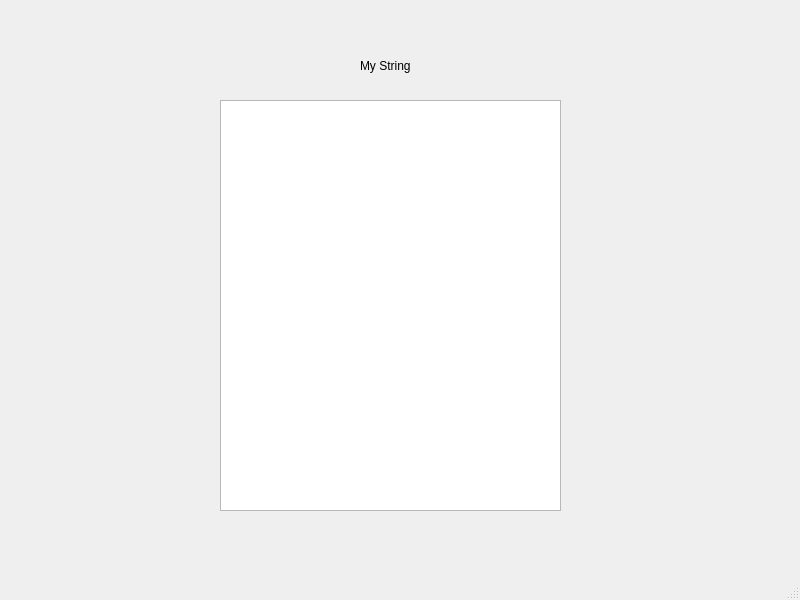
<?xml version="1.0" encoding="UTF-8"?>
<ui version="4.0">
 <class>MainWindow</class>
 <widget class="QMainWindow" name="MainWindow">
  <property name="geometry">
   <rect>
    <x>0</x>
    <y>0</y>
    <width>800</width>
    <height>600</height>
   </rect>
  </property>
  <property name="windowTitle">
   <string>MainWindow</string>
  </property>
  <widget class="QWidget" name="centralwidget">
   <widget class="QTextBrowser" name="demonstratingBrowser">
    <property name="geometry">
     <rect>
      <x>220</x>
      <y>100</y>
      <width>341</width>
      <height>411</height>
     </rect>
    </property>
   </widget>
   <widget class="QLabel" name="label">
    <property name="geometry">
     <rect>
      <x>360</x>
      <y>50</y>
      <width>81</width>
      <height>31</height>
     </rect>
    </property>
    <property name="text">
     <string>My String</string>
    </property>
   </widget>
  </widget>
  <widget class="QMenuBar" name="menubar">
   <property name="geometry">
    <rect>
     <x>0</x>
     <y>0</y>
     <width>800</width>
     <height>22</height>
    </rect>
   </property>
  </widget>
  <widget class="QStatusBar" name="statusbar"/>
 </widget>
 <resources/>
 <connections/>
</ui>
